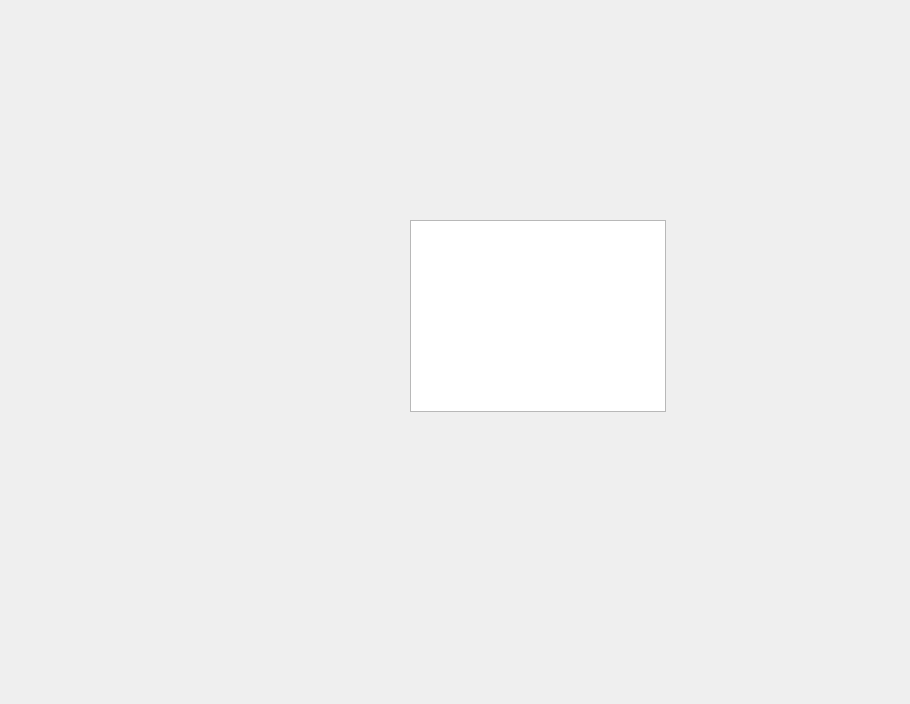
<?xml version="1.0" encoding="UTF-8"?>
<ui version="4.0">
 <class>Form</class>
 <widget class="QWidget" name="Form">
  <property name="geometry">
   <rect>
    <x>0</x>
    <y>0</y>
    <width>910</width>
    <height>704</height>
   </rect>
  </property>
  <property name="windowTitle">
   <string>Form</string>
  </property>
  <widget class="Plotwidgets" name="graphicsView">
   <property name="geometry">
    <rect>
     <x>410</x>
     <y>220</y>
     <width>256</width>
     <height>192</height>
    </rect>
   </property>
  </widget>
 </widget>
 <customwidgets>
  <customwidget>
   <class>Plotwidgets</class>
   <extends>QGraphicsView</extends>
   <header>pyqtgraph</header>
  </customwidget>
 </customwidgets>
 <resources/>
 <connections/>
</ui>
